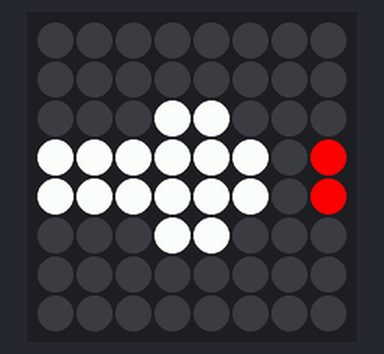
This program was run on a simulated Raspberry Pi (BCM pin numbers) with a Sense HAT. Parts: the Sense HAT's 8×8 RGB LED matrix. The 64×8 strip is a reading aid, not a part: it shows the text the matrix is scrolling, unrolled, one strip-width of it at a time. At 14.8 s the program stops and its outputs stay as they are.

Above: at 1.5 s.
At 2.5 s:
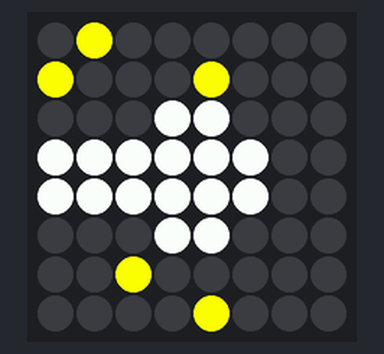
At 3.0 s:
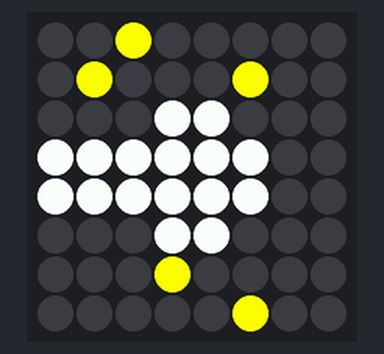
At 3.5 s:
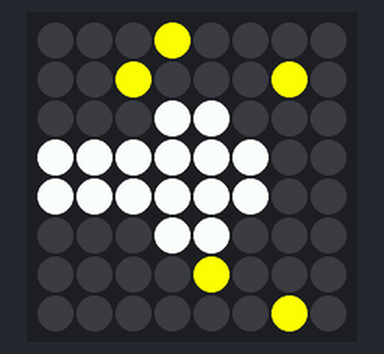
At 4.0 s:
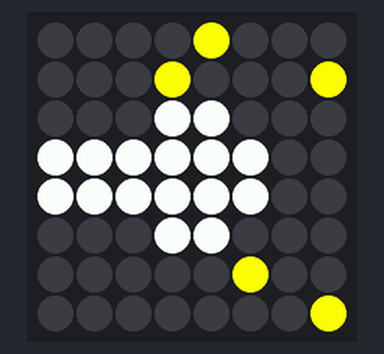
At 4.5 s:
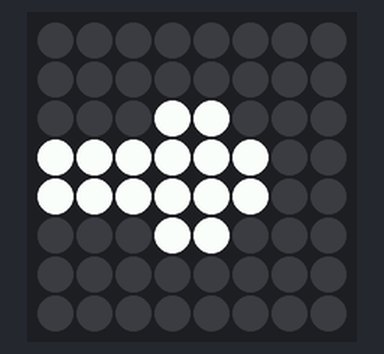

The program:

welcome_screen.py
```python
from sense_hat import SenseHat
import time


def show_welcome_screen():
    sense = SenseHat()
    sense.clear()
    lst_white = [3, 4, 11, 12, 15+4, 15+5, 23+3, 23+4, 23+5, 23+6, 31+3, 31+4, 31+5, 31+6, 31+8+4, 31+8+5, ]
    lst_fuel = [55+4, 55+5]
    lst_stars = [1, 8, 22, 33, 39]
    welcome_message = "Welcome to spacecraft game!"
    white_color = (255, 255, 255) # White
    red_color = (255, 0, 0) # Red
    yellow_color = (255, 255, 0) # Yellow
    blue_color = (0, 0, 255) # blue
    for x in lst_white:
        sense.set_pixel(x//8, x%8, white_color)
        time.sleep(0.04)

    for x in range(10):

        for y in lst_fuel:
            sense.set_pixel(y//8, y%8, red_color)
        time.sleep(0.04)
        for y in lst_fuel:
            sense.set_pixel(y//8, y%8, (0, 0, 0))
        time.sleep(0.04)
    for y in lst_fuel:
            sense.set_pixel(y//8, y%8, red_color)
    time.sleep(1)
    for y in lst_fuel:
            sense.set_pixel(y//8, y%8, (0, 0, 0))

    for y in range(4):
        for x in lst_stars:
            sense.set_pixel(y+x//8, x%8, yellow_color)

        time.sleep(0.5)

        for x in lst_stars:
            sense.set_pixel(y+x//8, x%8, (0, 0, 0))


    time.sleep(2.2)
    sense.clear()

    sense.show_message(welcome_message, text_colour=blue_color, scroll_speed = 0.05)

    sense.clear()

if __name__ == "__main__":
    show_welcome_screen()
```

Measured:
- what the display in image 0 shows lasts 1.0 s, from 1.5 s to 2.5 s
- what the display in image 1 shows lasts 0.5 s, from 2.5 s to 3.0 s
- what the display in image 5 shows lasts 2.2 s, from 4.5 s to 6.7 s
